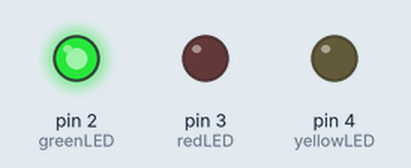
Simulated run of this sketch. Board: Arduino Uno, built with avr-gcc and run on an emulated ATmega328P. Shown: output pins drawn as LEDs (lit = HIGH).

Above: at 0.2 s.
At 0.7 s:
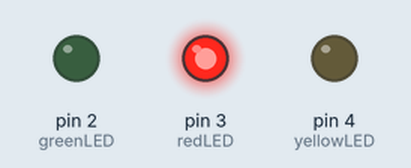
At 2.7 s:
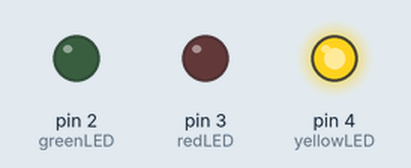
Timing chart, 0 to 3.5 s (numbered marks = the images above):
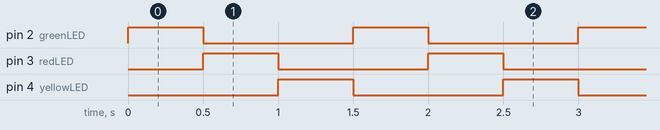

Measured:
- by itself, pin 2 (greenLED), pin 3 (redLED), pin 4 (yellowLED): alternates HIGH for 0.50 s and LOW for 1.0 s
- by itself, everything shown: repeats every 1.5 s, in 3 steps

The sketch:

LED.ino
```cpp
void setup()
{
  // put your setup code here, to run once:
  pinMode(2,OUTPUT);//greenLED @ D2
  pinMode(3,OUTPUT);//redLED @ D3
  pinMode(4,OUTPUT);//yellowLED @ D4

}

void loop()
{
  // put your main code here, to run repeatedly:
  digitalWrite(2,HIGH);
  digitalWrite(4,LOW);
  delay(500);// break 1000ms = 1s
  digitalWrite(2,LOW);
  digitalWrite(3,HIGH);
  delay(500);// break 1000ms = 1s
  digitalWrite(3,LOW);
  digitalWrite(4,HIGH);
  delay(500);// break 1000ms = 1s
}
```
